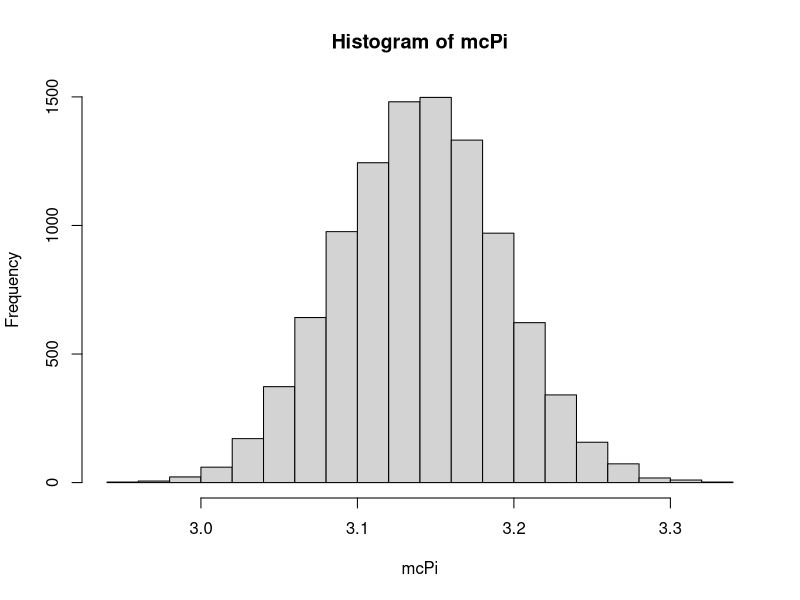

Reproduce this figure in R.
## ---- chunk 1
rm(list = ls())
## ---- chunk 2
indicator1 <- function (x, y) {          # Indicator function for unit circle
  return((x^2+y^2 <= 1))
}

mcEstimatePi <- function (Sims) {     # function for monte carlo estimate 
  mcPi <- numeric(Sims)
  for (i in 1:Sims) {
    N <- 1000                            # Number of samples
    x <- runif(N, -1, 1)                 # x values from uniform
    y <- runif(N, -1, 1)                 # y values from uniform
    mcPi[i] <- (4/N)*sum(indicator1(x, y)) # return monte carlo estimate
  }
  return(mcPi)
}

Sims <- 10000                            # Simulations of pi
mcPi <- mcEstimatePi(Sims)        # Function call
summary(mcPi)                            # Summary stats for MC estimate
hist(mcPi)                               # Histogram
## ---- chunk 3
mean(mcPi)
var(mcPi)
## ---- chunk 4
mean(mcPi < 3.15) - mean(mcPi <= 3.14)
## ---- chunk 5
x <- runif(1000, -1, 1)
y <- runif(1000, -1, 1)
cov(-x, -y)
## ---- chunk 6
mcEstimatePi <- function (Sims) {     # function for monte carlo estimate 
  mcPi <- numeric(Sims)
  for (i in 1:Sims) {
    N <- 1000                            # Number of samples
    x <- runif(N, -1, 1)                 # x values from uniform
    y <- runif(N, -1, 1)                 # y values from uniform
    mcPi[i] <- (4/N)*sum(indicator1(-x, -y)) # mcEstimate with new variables
  }
  return(mcPi)
}

Sims <- 10000                            # Simulations of pi
mcPi <- mcEstimatePi(Sims)               # Function call
summary(mcPi)                            # Summary stats for MC estimate
mean(mcPi)
var(mcPi)
## ---- chunk 7
shift <- function(u) {                   # Introducing shift function
  return(((u+2.0) %% 2.0) - 1.0)
}

mcEstimatePi <- function (Sims) {     # function for monte carlo estimate 
  mcPi <- numeric(Sims)
  for (i in 1:Sims) {
    N <- 1000                            # Number of samples
    x <- runif(N, -1, 1)                 # x values from uniform
    y <- runif(N, -1, 1)                 # y values from uniform
    sx <- shift(x)
    sy <- shift(y)
    mcPi[i] <- (4/N)*sum(indicator1(sx, sy)) # mcEstimate with new variables
  }
  return(mcPi)
}

Sims <- 10000                            # Simulations of pi
mcPi <- mcEstimatePi(Sims)               # Function call
summary(mcPi)                            # Summary stats for MC estimate
mean(mcPi)
var(mcPi)
## ---- chunk 8
f <- function (x, y, sigma) {
  return((1/(2*pi*sigma^2))*exp(-(x^2)/(2*sigma^2))*exp(-(y^2)/(2*sigma^2)))
}

mcEstimatePi <- function (Sims, sigma) {  # function for monte carlo estimate 
  mcPi <- numeric(Sims)
  for (i in 1:Sims) {
    N <- 1000                                 # Number of samples
    x <- rnorm(N, 0, sigma^2)                 # x values from uniform
    y <- rnorm(N, 0, sigma^2)                 # y values from uniform
    mcPi[i] <- mean(indicator1(x, y) / f(x, y, sigma))
  }
  return(mcPi)
}
## ---- chunk 9
mcPi <- mcEstimatePi(10000, 0.3)
summary(mcPi)
## ---- chunk 10
# Specify the intensity function for storms
lambdastorm <- function(t) {
 (297 / 10)*(1 + cos(2*pi*(t + (1/10)))) * (1 - (exp(-t/10)/2)) + 3/5
}

lambdastorm(0.5)
## ---- chunk 11
integrate(lambdastorm, 0, 1)
## ---- chunk 12
integrate(lambdastorm, 5, 6)
## ---- chunk 13
integrate(lambdastorm, 0, 2)
## ---- chunk 14
# Function for simulating arrival times for a NHPP between a and b using thinning
simtNHPP <- function(a,b,lambdamax,lambdafunc){
  # Simple check that a not too small lambdamax is set
  if(max(lambdafunc(seq(a,b,length.out = 100)))>lambdamax)
    stop("lambdamax is smaller than max of the lambdafunction")
  # First simulate HPP with intensity lambdamax on a to b
  expectednumber <- (b-a)*lambdamax  
  Nsim <- 3*expectednumber  # Simulate more than the expected number to be certain to exceed stoptime
  timesbetween <- rexp(Nsim,lambdamax) # Simulate interarrival times
  timesto <- a+cumsum(timesbetween)   # Calculate arrival times starting at a
  timesto <- timesto[timesto<b] # Dischard the times larger than b
  Nevents <- length(timesto) # Count the number of events
  # Next do the thinning. Only keep the times where u<lambda(s)/lambdamax
  U <- runif(Nevents)
  timesto <- timesto[U<lambdafunc(timesto)/lambdamax]  
  timesto  # Return the remaining times
}

Nsim <- 1000
a <- 0
b <- 1
NHPPnumbers <- vector(length=Nsim)
for(i in 1:Nsim) {
  NHPPnumbers[i] <- length(simtNHPP(a=a,b=b,
                           lambdamax=max(lambdastorm(seq(a, b, 0.01))),
                           lambdafunc=lambdastorm))
}

# Exepcted number of storms in 2020
mean(NHPPnumbers)

Nsim <- 1000
a <- 5
b <- 6
NHPPnumbers <- vector(length=Nsim)
for(i in 1:Nsim) {
  NHPPnumbers[i] <- length(simtNHPP(a=a, b=b,
                           lambdamax=max(lambdastorm(seq(a, b, 0.01))),
                           lambdafunc=lambdastorm))
}

# Exepcted number of storms in 2025
mean(NHPPnumbers)

Nsim <- 1000
a <- 0
b <- 2
NHPPnumbers <- vector(length=Nsim)
for(i in 1:Nsim) {
  NHPPnumbers[i] <- length(simtNHPP(a=a, b=b,
                           lambdamax=max(lambdastorm(seq(a, b, 0.01))),
                           lambdafunc=lambdastorm))
}

# Expected number of storms in 2020 and 2021
mean(NHPPnumbers)
# Variance of number of storms in 2020 and 2021
var(NHPPnumbers)
# Standard deviation of number of storms in 2020 and 2021
sd(NHPPnumbers)
